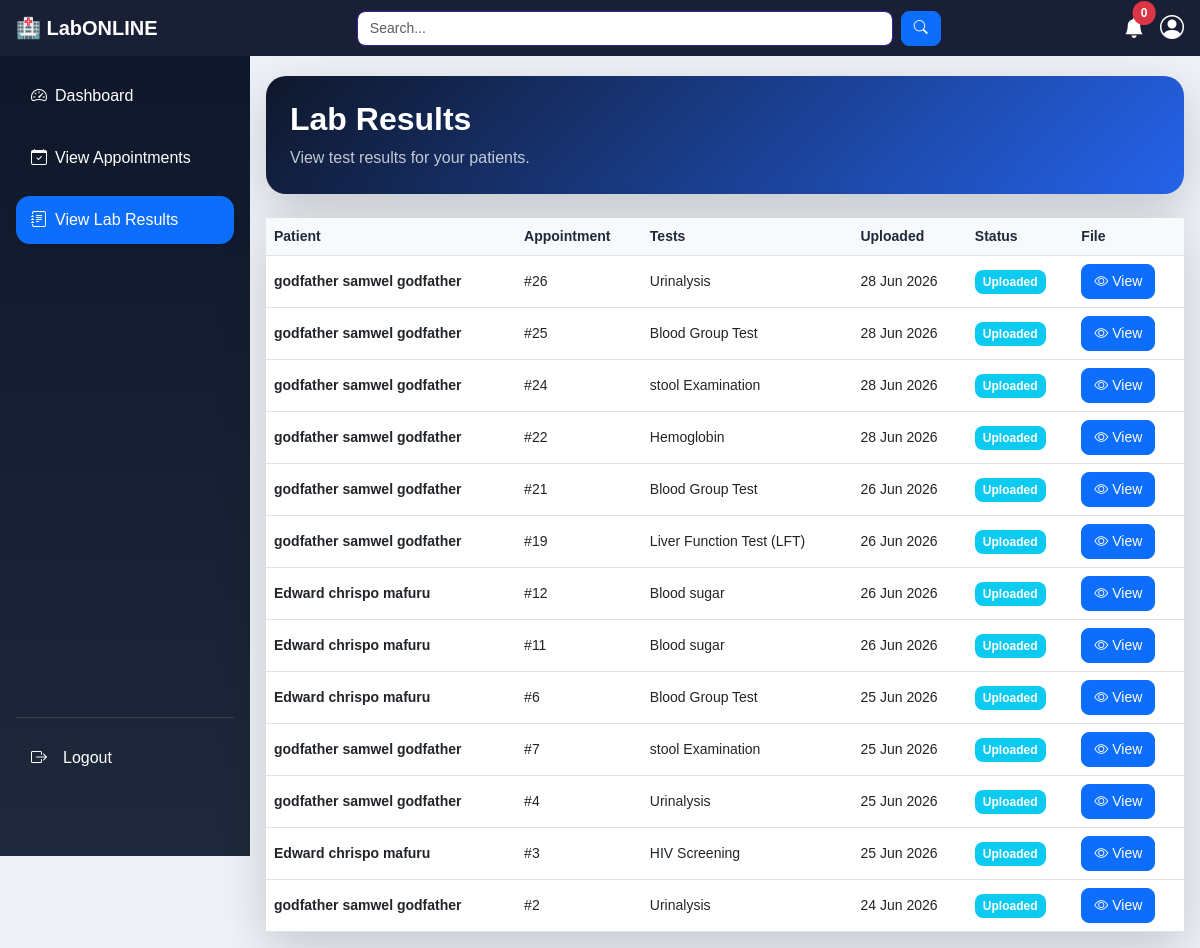
Page /doctor/dashboard.php?page=view_labo_results (signed in) on the committed database.
### tables this page shows
CREATE TABLE `test_results` (
  `id` int(11) NOT NULL,
  `appointment_id` int(11) DEFAULT NULL,
  `uploaded_by` int(11) DEFAULT NULL,
  `result_file` varchar(255) DEFAULT NULL,
  `remarks` text DEFAULT NULL,
  `status` enum('pending','uploaded','reviewed') DEFAULT 'pending',
  `uploaded_at` timestamp NOT NULL DEFAULT current_timestamp()
);

CREATE TABLE `users` (
  `id` int(11) NOT NULL,
  `full_name` varchar(100) NOT NULL,
  `email` varchar(100) NOT NULL,
  `phone_number` varchar(20) NOT NULL,
  `password` varchar(255) NOT NULL,
  `role` enum('admin','doctor','patient','labo') NOT NULL,
  `profile_image` varchar(255) NOT NULL DEFAULT 'assets/images/default.jpg',
  `status` enum('pending','active','inactive','blocked') DEFAULT 'pending',
  `last_login` timestamp NULL DEFAULT NULL,
  `created_at` timestamp NOT NULL DEFAULT current_timestamp(),
  `updated_at` timestamp NOT NULL DEFAULT current_timestamp() ON UPDATE current_timestamp()
);

CREATE TABLE `appointments` (
  `id` int(11) NOT NULL,
  `rebooked_from_id` int(11) DEFAULT NULL,
  `patient_id` int(11) DEFAULT NULL,
  `doctor_id` int(11) DEFAULT NULL,
  `laboratory_id` int(11) DEFAULT NULL,
  `appointment_date` date DEFAULT NULL,
  `appointment_time` time DEFAULT NULL,
  `type` enum('lab_test','consultation') DEFAULT NULL,
  `sample_collection` enum('home','lab') DEFAULT NULL,
  `address` text DEFAULT NULL,
  `notes` text DEFAULT NULL,
  `status` enum('pending','paid','approved','rejected','completed','cancelled') DEFAULT 'pending',
  `priority` enum('normal','urgent') NOT NULL DEFAULT 'normal',
  `created_at` timestamp NOT NULL DEFAULT current_timestamp(),
  `rejection_reason` text DEFAULT NULL
);

### doctor/dashboard.php (called while the page is built, shortened)
<?php
include "../shared/layout.php";
?>

### includes/session_user.php (called while the page is built, shortened)
<?php
function getCurrentUserId(): int
{
    return (int) ($_SESSION['user_id'] ?? 0);
}

### repositories/TestResultRepository.php (called while the page is built, shortened)
<?php
class TestResultRepository
{
    private mysqli $conn;
    public function __construct(mysqli $conn)
    {
        $this->conn = $conn;
    }
    public function getByDoctorUserId(int $doctorUserId): array
    {
        $sql = "SELECT tr.id, tr.result_file, tr.remarks, tr.status, tr.uploaded_at,
                       a.id AS appointment_id, p.full_name AS patient_name
                FROM test_results tr
                JOIN appointments a ON a.id = tr.appointment_id
                JOIN users p ON p.id = a.patient_id
                WHERE a.doctor_id = ?
                ORDER BY tr.uploaded_at DESC";
        $stmt = $this->conn->prepare($sql);
        $stmt->bind_param('i', $doctorUserId);
        $stmt->execute();
        return $stmt->get_result()->fetch_all(MYSQLI_ASSOC);
    }
}

### includes/helpers.php (called while the page is built, shortened)
<?php
function e(?string $value): string
{
    return htmlspecialchars((string) $value, ENT_QUOTES, 'UTF-8');
}
function formatDate(?string $date): string
{
    return date('d M Y', strtotime($date));
}
function statusBadge(string $status): string
{
    $map = [
        'pending'   => 'bg-warning text-dark',
        'approved'  => 'bg-primary',
        'completed' => 'bg-success',
        'cancelled' => 'bg-secondary',
        'active'    => 'bg-success',
        'inactive'  => 'bg-secondary',
        'blocked'   => 'bg-danger',
        'uploaded'  => 'bg-info',
        'reviewed'  => 'bg-success',
    ];
    return $map[$status] ?? 'bg-secondary';
}

### repositories/LabTestRepository.php (called while the page is built, shortened)
<?php
class LabTestRepository
{
    private mysqli $conn;
    public function __construct(mysqli $conn)
    {
        $this->conn = $conn;
    }
    public function getNamesByAppointmentId(int $appointmentId): string
    {
        $sql = "SELECT GROUP_CONCAT(lt.test_name SEPARATOR ', ') AS names
                FROM appointment_tests at
                JOIN lab_tests lt ON lt.id = at.test_id
                WHERE at.appointment_id = ?";
        $stmt = $this->conn->prepare($sql);
        $stmt->bind_param('i', $appointmentId);
        $stmt->execute();
        $row = $stmt->get_result()->fetch_assoc();
        return $row['names'] ?? '-';
    }
}

### doctor/content/view_labo_results.php (the view, shortened to what this page needs)
<?php
$resultRepo = new TestResultRepository($conn);
$labTestRepo = new LabTestRepository($conn);
$results = $resultRepo->getByDoctorUserId(getCurrentUserId());
?>
<div class="page-header shadow-lg p-4 bg-primary text-white mb-4">
    <h2 class="fw-bold mb-2">Lab Results</h2>
    <p class="mb-0 opacity-75">View test results for your patients.</p>
</div>
<div class="card shadow-lg border-0 rounded-4">
    <div class="table-responsive">
        <table class="table table-hover align-middle mb-0">
            <thead class="table-light">
                <tr>
                    <th>Patient</th>
                    <th>Appointment</th>
                    <th>Tests</th>
                    <th>Uploaded</th>
                    <th>Status</th>
                    <th>File</th>
                </tr>
            </thead>
            <tbody>
                <?php if (empty($results)): ?>
                <tr>
                    <td colspan="6" class="text-center text-muted py-4">No lab results yet.</td>
                </tr>
                <?php else: ?>
                <?php foreach ($results as $row): ?>
                <tr>
                    <td class="fw-bold"><?= e($row['patient_name']) ?></td>
                    <td>#<?= e((string) $row['appointment_id']) ?></td>
                    <td><?= e($labTestRepo->getNamesByAppointmentId((int) $row['appointment_id'])) ?></td>
                    <td><?= e(formatDate($row['uploaded_at'])) ?></td>
                    <td>
                        <span class="badge <?= statusBadge($row['status']) ?>">
                            <?= e(ucfirst($row['status'])) ?>
                        </span>
                    </td>
                    <td>
                        <?php if (!empty($row['result_file'])): ?>
                        <a href="../<?= e($row['result_file']) ?>" target="_blank" class="btn btn-sm btn-primary">
                            <i class="bi bi-eye"></i> View
                        </a>
                        <?php else: ?>
                        -
                        <?php endif; ?>
                    </td>
                </tr>
                <?php endforeach; ?>
                <?php endif; ?>
            </tbody>
        </table>
    </div>
</div>

### assets/css/generaldashboard.css (style rules this page uses)
body { background-color: #f4f6f9; }

### assets/css/patienthome.css (style rules this page uses)
body { background:#eef2f7; }

### assets/css/patientviewappointment.css (style rules this page uses)
body { background:#f1f5f9; }
.page-header { background: linear-gradient(135deg,#0f172a,#2563eb); border-radius:20px; padding:25px; color:white; }
.table thead { background:#eff6ff; }
.table th { color:#1e293b; }
.table td { vertical-align:middle; }
.badge { padding:8px 14px; border-radius:20px; font-size:13px; }

### assets/css/patienthistory.css (style rules this page uses)
body { background:#f4f7fb; }
.card { border-radius:12px; }
.btn { border-radius:8px; }
.badge { padding:6px 10px; border-radius:8px; }

### assets/css/doctorhome.css (style rules this page uses)
body { background:#f1f5f9; font-family:Arial, Helvetica, sans-serif; }
.page-header { background: linear-gradient(135deg,#0f172a,#2563eb); }
.table tbody tr { transition:.3s ease; }

### assets/css/viewpatientslist.css (style rules this page uses)
body { background:#f4f7fb; font-family:Arial, Helvetica, sans-serif; }
.card { transition:.3s ease; border-radius:18px; }

### assets/css/labohome.css (style rules this page uses)
body { background: #eef2f7; font-family: Arial, Helvetica, sans-serif; }
.card { border-radius: 12px; border: none; }
.table { margin-bottom: 0; font-size: 14px; }
.table thead th { background: #f8f9fa; font-weight: 600; border-bottom: 1px solid #dee2e6; }
.table td { vertical-align: middle; }
.badge { font-size: 12px; padding: 6px 8px; border-radius: 8px; }
.btn { border-radius: 8px; font-size: 14px; padding: 6px 12px; }

### rows in the picture
test_results: users.full_name "godfather samwel godfather", appointment "26", NamesByAppointmentId "Urinalysis", uploaded_at "28 Jun 2026", status "Uploaded"
test_results: users.full_name "godfather samwel godfather", appointment "25", NamesByAppointmentId "Blood Group Test", uploaded_at "28 Jun 2026", status "Uploaded"
test_results: users.full_name "godfather samwel godfather", appointment "24", NamesByAppointmentId "stool Examination", uploaded_at "28 Jun 2026", status "Uploaded"
test_results: users.full_name "godfather samwel godfather", appointment "22", NamesByAppointmentId "Hemoglobin", uploaded_at "28 Jun 2026", status "Uploaded"
test_results: users.full_name "godfather samwel godfather", appointment "21", NamesByAppointmentId "Blood Group Test", uploaded_at "26 Jun 2026", status "Uploaded"
test_results: users.full_name "godfather samwel godfather", appointment "19", NamesByAppointmentId "Liver Function Test (LFT)", uploaded_at "26 Jun 2026", status "Uploaded"
test_results: users.full_name "Edward chrispo mafuru", appointment "12", NamesByAppointmentId "Blood sugar", uploaded_at "26 Jun 2026", status "Uploaded"
test_results: users.full_name "Edward chrispo mafuru", appointment "11", NamesByAppointmentId "Blood sugar", uploaded_at "26 Jun 2026", status "Uploaded"
test_results: users.full_name "Edward chrispo mafuru", appointment "6", NamesByAppointmentId "Blood Group Test", uploaded_at "25 Jun 2026", status "Uploaded"
test_results: users.full_name "godfather samwel godfather", appointment "7", NamesByAppointmentId "stool Examination", uploaded_at "25 Jun 2026", status "Uploaded"
test_results: users.full_name "godfather samwel godfather", appointment "4", NamesByAppointmentId "Urinalysis", uploaded_at "25 Jun 2026", status "Uploaded"
test_results: users.full_name "Edward chrispo mafuru", appointment "3", NamesByAppointmentId "HIV Screening", uploaded_at "25 Jun 2026", status "Uploaded"
test_results: users.full_name "godfather samwel godfather", appointment "2", NamesByAppointmentId "Urinalysis", uploaded_at "24 Jun 2026", status "Uploaded"

### other values in the picture
$notification_count "0"
